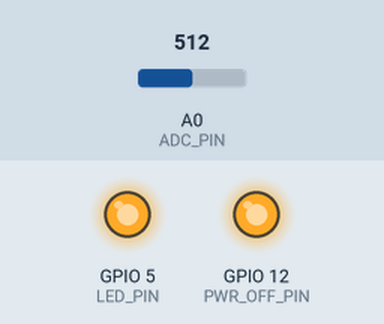
Bench run of a program on a simulated ESP8266 (NodeMCU). Parts: output pins drawn as LEDs (lit = HIGH). The inputs (shaded band) are chosen by the test bench; at power-on: A0 (ADC_PIN) = 512. WiFi joins after 1.5 s; servers stay silent unless stated; random numbers use the default seed unless the program sets one; no MQTT or app messages arrive unless stated; what the program prints to the serial monitor is not drawn. At 15.1 s the program puts the board to deep sleep or switches it off; the recording ends there.

Above: at 0.1 s.
At 4.9 s:
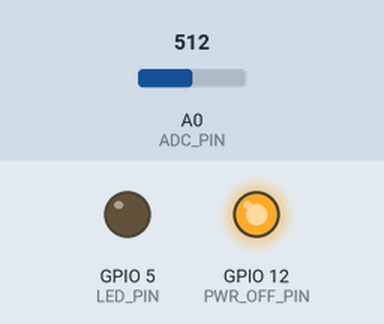
Timing chart, 0 to 15.1 s (numbered marks = the images above):
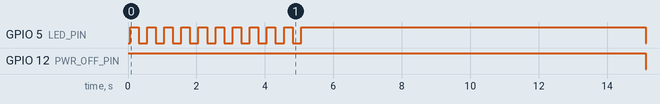

Measured:
- by itself, GPIO 5 (LED_PIN): goes 9 × (LOW 0.25 s, HIGH 0.25 s), LOW 0.25 s, HIGH 10.1 s, then LOW
- by itself, GPIO 12 (PWR_OFF_PIN): HIGH → LOW at 15.1 s

The program:

main.cpp
```cpp
#include <Arduino.h>
#include <ESP8266WiFi.h>
#include <PubSubClient.h>

#define LED_PIN 5
#define PWR_OFF_PIN 12
#define ADC_PIN A0
//maximale Anzahl der Fehlversuche, bevor das Modul aufgibt
#define MAX_RETRIES 5
//Low Power Modus deaktiviert die Statusled auf der Platine um Energie zu sparen
#define LOW_POWER false
//Leerlaufzeit in Sekunden
#define IDLE_TIME 10

const char* ssid = "NETZWERKNAME";
const char* password = "WPA2-KEY";
const char* mqtt_server = "mqtt.iot.informatik.uni-oldenburg.de";
const char* payload_topic = "aamn/Briefkasten/1";
char bat_buff[5];
float v_bat = 0;

WiFiClient esp_client;
PubSubClient mqtt_client(esp_client);
IPAddress ipAdresse;
String macAdresse = String(WiFi.macAddress());

bool connect_to_wifi(void);
void print_wifi_info(void);
void connect_to_broker(void);
void print_broker_info(void);
void shutdown(void);
float get_bat_voltage(void);

void setup() {
  //Setze sofort den Pegel von PWR_OFF_PIN auf High, damit das Modul nicht mehr über den Magnetschalter versorgt wird
  pinMode(PWR_OFF_PIN, OUTPUT);
  digitalWrite(PWR_OFF_PIN, HIGH);
  //Init serielle Schnittstelle für Debugmeldungen
  Serial.begin(115200);
  pinMode(LED_PIN, OUTPUT);
  pinMode(ADC_PIN, INPUT);
  //Messe Batteriespannung
  v_bat = get_bat_voltage();
  String v_bat_str = String(v_bat);
  v_bat_str.toCharArray(bat_buff, 5);
  //Verbinde mit dem WiFi
  connect_to_wifi();
  //Gebe Informationen zum Netzwerk und Empfangsqualität zurück
  print_wifi_info();
  //Konfiguriere Verbindung zum MQTT Broker
  mqtt_client.setServer(mqtt_server, 1883);
  //Verbinde mit dem Broker
  connect_to_broker();
  //Bestätige den Verbindungsaufbau zum Broker
  print_broker_info();
  //mqtt_client.publish(payload_topic, bat_buff);
}

//Anzahl der Versuche den Payload zu versenden
int retries = 0;
//Timestamp des letzten Sendeversuchs
long last_msg = 0;
//Flag um festzustellen, ob der Payload versendet wurde
bool payload_sent = false;

void loop() {
  mqtt_client.loop();
  long now = millis();
  //Wiederhole Kommunikationsversuch zum Broker alle zwei Sekunden
  if (now - last_msg > 2000 && !payload_sent) {
    last_msg = now;
    //Versuche Nachricht zu versenden
    if(mqtt_client.publish(payload_topic, bat_buff)){
        //Falls Payload erfolgreich versendet wurde, kann das Modul sich ausschalten
        Serial.println("[INFO] Payload erfolgreich versendet.");
        payload_sent = true;
        //shutdown();
    } else {
      //Falls Payload nicht versendet werden konnte, merke den Fehlversuch
      //und probiere es in 2 Sekunden nochmal
      Serial.print("[ERROR] Payload konnte nicht versendet werden.");
      retries += 1;
    }
  }
  //sobald alle Versuche verbraucht sind, schaltet sich das Modul aus.
  if(retries == MAX_RETRIES){
    Serial.print("[ERROR] Payload konnte entgültig nicht versendet werden. Gute Nacht.");
    shutdown();
  }
  //Prüfe, ob weiterhin eine Verbindung zum WLAN besteht und unternehme ggf. ein erneuten Verbindungsversuch
  if(WiFi.status() != WL_CONNECTED){
    Serial.print("[ERROR] Verbindung zum WiFi verloren.");
    connect_to_wifi();
  }
  //Prüfe, ob weiterhin eine Verbindung zum Broker besteht und unternehme ggf. ein erneuten Verbindungsversuch
  if(!mqtt_client.connected()){
    Serial.print("[ERROR] Verbindung zum Broker verloren.");
    connect_to_broker();
  }

  //IDLE für 10 Sekunden eingebaut, um für die Zukunft noch Zeit zum empfangen zu haben.
  if(payload_sent && (now - last_msg > IDLE_TIME * 1000)){
      shutdown();
  }

}

/*
 * Gibt nach dem erfolgreichen Verbindungsversuch
 * einige Informationen über das Netzwerk aus
 */
void print_wifi_info(void) {
  String essid = String(WiFi.SSID());
  ipAdresse = WiFi.localIP();
  long signalQuali = WiFi.RSSI();

  Serial.println();
  Serial.println("[INFO] Verbindung aufgebaut zu " + essid);
  Serial.print("[INFO] IP-Adresse ");
  Serial.println(ipAdresse);
  Serial.println("[INFO] Mac-Adresse " + macAdresse);
  Serial.println("[INFO] Signalstärke " + String(signalQuali) + " dBm");
}

/*
  Verbindet mit dem zuvor definierten WiFi Netzwerk
*/
bool connect_to_wifi(void) {
  //setze Stationmode
  WiFi.mode(WIFI_STA);
  //Setze auf 802.11g, da TX Power dann höher ist
  WiFi.setPhyMode(WIFI_PHY_MODE_11B);
  WiFi.begin(ssid, password);
  Serial.println("[INFO] Verbinde mit SSID: " + WiFi.SSID());
  int strikes = 0;
  //Solange nicht verbunden, lasse LED blinken. Sobald verbunden, leuchtet die LED permanent. Falls MAX_RETRIES überschritten, schaltet sich das Modul aus
  while (WiFi.status() != WL_CONNECTED) {

    for (int i = 0; i < 10; i++) {
      //LOW_POWER FLAG deaktiviert LED
      if(!LOW_POWER){
        digitalWrite(LED_PIN, HIGH);
      }
      delay(250);
      digitalWrite(LED_PIN, LOW);
      delay(250);
      Serial.print(".");
    }

    strikes += 1;
    if(strikes > MAX_RETRIES){
      Serial.println();
      Serial.println("[ERROR] Verbindung zum Netzwerk entgültig fehlgeschlagen. Gute Nacht.");
      shutdown();
    }

  }
  Serial.println();
  //LOW_POWER FLAG deaktiviert LED
  if(!LOW_POWER){
    digitalWrite(LED_PIN, HIGH);
  }
  return true;
}

/*
 * Verbindet sich mit dem MQTT Broker
 */
void connect_to_broker(void) {
  Serial.println();
  Serial.print("[INFO] Verbinde mit MQTT Broker");
  int mqtt_strikes = 0;
  while (!mqtt_client.connected()) {
    Serial.print(".");
    //erzeuge Random Client ID, damit sich Geräte mit identischer ID nicht gegenseitig beim Broker rausschmeißen
    String clientId = "Briefkasten-";
    clientId += String(random(0xffff), HEX);
    //wiederhole loop, bis Verbindung zum Broker aufgebaut oder MAX_RETRIES erreicht
    if (mqtt_client.connect(clientId.c_str())) {
      mqtt_strikes = 0;
    } else {
      Serial.println("[ERROR] Verbindung zum Broker fehlgeschlagen. Fehlercode: ");
      Serial.println(mqtt_client.state());
      delay(5000);
      mqtt_strikes++;
    }
    /*
     * Falls sich nach dem fünften Versuch nicht mit dem Broker verbunden werden konnte,
     * schaltet sich das Modul wieder aus, um Energie zu sparen.
     */
    if (mqtt_strikes == MAX_RETRIES) {
      mqtt_strikes = 0;
      Serial.println("[ERROR] Verbindung zum Broker entgültig fehlgeschlagen. Gute Nacht.");
      shutdown();
    }
  }
}

/*
* Bestätigung, dass eine Verbindung zum Broker aufgebaut wurde
*/
void print_broker_info(void) {
  Serial.println();
  Serial.println("[INFO] Verbindung zum MQTT Broker aufgebaut.");
  Serial.print("[INFO] MQTT Broker ");
  Serial.println(mqtt_server);

  Serial.print("[INFO] MQTT Broker Port ");
  Serial.println(1883);
  Serial.println();
}

/*
 * Liest 10x den Wert am ADC aus, berechnet die Batteriespannung
 * und gibt diese dann zurück
 */
float get_bat_voltage(){
  analogRead(ADC_PIN);
  delay(5);
  int adc_in = 0;
  for(int i = 0; i < 10; i++){
      adc_in += analogRead(ADC_PIN);
      delay(5);
  }
  float bat_adc = (float)adc_in/10.0;
  float bat_voltage = (bat_adc/1024.0)*3.3;
  return bat_voltage;
}

//Setzt Gate vom NPN auf Low, damit PMOS wieder sperrt
void shutdown(void){
  Serial.println("[INFO] Shutdown aktiviert. Gute Nacht.");
  digitalWrite(LED_PIN, LOW);
  digitalWrite(PWR_OFF_PIN, LOW);
  //falls Briefkastenklappe noch offen ist, wird DeepSleep aktiviert
  Serial.println("[INFO] Hardware-Shutdown fehlgeschlagen. Leite DeepSleep (Software-Shutdown) ein...");
  ESP.deepSleep(0);
  delay(100);
}
```
